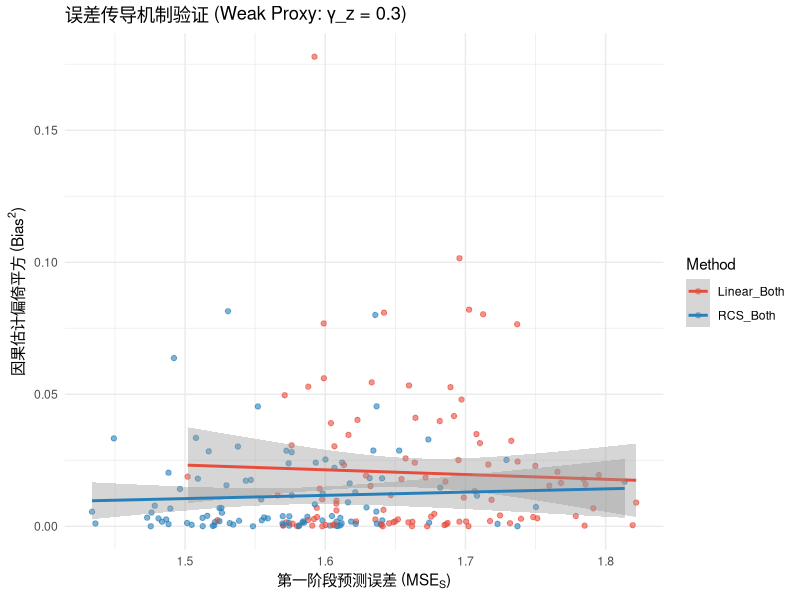

Write R code to recreate this figure.
# ==============================================================================
# 回归型近端因果推断 (PCI) 模拟研究脚本 (机制验证与严谨性升级版)
# ==============================================================================

library(dplyr)
library(parallel)
library(splines)   
library(sandwich)  
library(lmtest)    
library(ggplot2)   # 引入画图包用于机制验证

# ------------------------------------------------------------------------------
# 1. 数据生成机制 (严格控制 A 的生成为线性)
# ------------------------------------------------------------------------------
generate_master_data <- function(n = 1000, scenario = "1_NonLinear", 
                                 gamma_z = 1.5, gamma_w = 1.5) {
  X1 <- rnorm(n, 0, 1)
  X2 <- rnorm(n, 0, 1)
  X3 <- rbinom(n, 1, 0.5)
  U  <- rnorm(n, 0, 1)
  beta_true <- 2.0
  
  Z <- gamma_z * U + 0.1*X1 + 0.1*X2 - 0.1*X3 + rnorm(n, 0, 0.5)
  
  # 【修复 1】: 强制 A 的生成在所有场景下均为线性，彻底剥离 X->A 的错设干扰
  prob_A <- plogis(-1.5 + 0.5*U + 0.4*X1 - 0.2*X2 + 0.5*X3)
  A <- rbinom(n, 1, prob_A)
  
  if (scenario == "0_Linear") {
    W_clean <- gamma_w*U + 0.2*X1 + 0.2*X2 - 0.2*X3
    y_noA   <- 1.5*U + 0.8*X1 + 0.5*X2 + 0.5*X3
  } else if (scenario == "1_NonLinear") {
    # 非线性仅存在于 X->W 和 X->Y
    W_clean <- gamma_w*U + 0.5*sin(1.5*X1) + 0.2*X2 - 0.2*X3
    y_noA   <- 1.5*U + 2.0*cos(1.5*X1) + 0.5*X2 + 0.5*X3
  } 
  
  Y <- beta_true * A + y_noA + rnorm(n, 0, 1)
  W <- W_clean + rnorm(n, 0, 0.5)
  
  return(data.frame(Y=Y, A=A, Z=Z, W=W, X1=X1, X2=X2, X3=X3, W_clean=W_clean, U=U))
}

# ------------------------------------------------------------------------------
# 2. 估计器实现 (包含混合错设与敏感性分析)
# ------------------------------------------------------------------------------

est_oracle <- function(df, sc) {
  if (sc == "0_Linear") {
    f2 <- lm(Y ~ A + U + X1 + X2 + X3, data = df)
  } else if (sc == "1_NonLinear") {
    f2 <- lm(Y ~ A + U + cos(1.5*X1) + X2 + X3, data = df)
  }
  c(est = unname(coef(f2)["A"]), mse_s = 0)
}

# 【修复 2】: 拆解第一阶段与第二阶段的错设矩阵
est_hybrid <- function(df, model_s1 = "Linear", model_s2 = "Linear") {
  
  # 第一阶段: 预测 W
  if(model_s1 == "Linear") {
    f1 <- lm(W ~ A + Z + X1 + X2 + X3, data = df)
  } else if(model_s1 == "RCS") {
    f1 <- lm(W ~ A + Z + ns(X1, df=4) + ns(X2, df=4) + X3, data = df)
  }
  df$hatW <- predict(f1, newdata = df)
  mse_val <- mean((df$hatW - df$W_clean)^2)
  
  # 第二阶段: 提取因果效应 Y
  if(model_s2 == "Linear") {
    f2 <- lm(Y ~ A + hatW + X1 + X2 + X3, data = df)
  } else if(model_s2 == "RCS") {
    f2 <- lm(Y ~ A + hatW + ns(X1, df=4) + ns(X2, df=4) + X3, data = df)
  }
  
  c(est = unname(coef(f2)["A"]), mse_s = mse_val)
}

# 【修复 4】: Poly 多项式的敏感性分析 (支持动态传入 degree)
est_poly <- function(df, degree = 3) {
  f1 <- lm(W ~ A + Z + poly(X1, degree) + poly(X2, degree) + X3, data = df)
  df$hatW <- predict(f1, newdata = df)
  f2 <- lm(Y ~ A + hatW + poly(X1, degree) + poly(X2, degree) + X3, data = df)
  c(est = unname(coef(f2)["A"]), mse_s = mean((df$hatW - df$W_clean)^2))
}

# ------------------------------------------------------------------------------
# 3. 核心执行逻辑
# ------------------------------------------------------------------------------
run_one <- function(n, sc, method_name, gamma_z, gamma_w) {
  df <- generate_master_data(n, sc, gamma_z, gamma_w)
  
  res_tmp <- switch(method_name,
                    "Oracle"           = est_oracle(df, sc),
                    "Linear_Both"      = est_hybrid(df, "Linear", "Linear"),
                    "Linear_S1_RCS_S2" = est_hybrid(df, "Linear", "RCS"),
                    "RCS_S1_Linear_S2" = est_hybrid(df, "RCS", "Linear"),
                    "RCS_Both"         = est_hybrid(df, "RCS", "RCS"),
                    "Poly_d2"          = est_poly(df, degree = 2),
                    "Poly_d3"          = est_poly(df, degree = 3),
                    "Poly_d4"          = est_poly(df, degree = 4))
  
  return(data.frame(Method = method_name, Est = unname(res_tmp["est"]), 
                    MSE_S = unname(res_tmp["mse_s"]), 
                    gamma_z = gamma_z, gamma_w = gamma_w))
}

# 安全计算回归斜率和 P 值的辅助函数
safe_lm_slope <- function(y, x) { if(var(x) == 0) return(NA_real_) else return(coef(lm(y ~ x))[2]) }
safe_lm_pval  <- function(y, x) { if(var(x) == 0) return(NA_real_) else return(summary(lm(y ~ x))$coefficients[2,4]) }

run_full_simulation <- function(n_sim = 100, n = 1000, scenario = "1_NonLinear") {
  
  methods <- c("Oracle", "Linear_Both", "Linear_S1_RCS_S2", "RCS_S1_Linear_S2", "RCS_Both", 
               "Poly_d2", "Poly_d3", "Poly_d4")
  gamma_grid <- expand.grid(gamma_z = c(0.3, 1.5), gamma_w = c(1.5)) 
  
  results <- mclapply(1:n_sim, function(i) {
    set.seed(i + 2026)
    iter_res <- list()
    for(m in methods) {
      for(j in 1:nrow(gamma_grid)) {
        res <- run_one(n, scenario, m, gamma_grid$gamma_z[j], gamma_grid$gamma_w[j])
        iter_res[[length(iter_res)+1]] <- res
      }
    }
    bind_rows(iter_res)
  }, mc.cores = 1) 
  
  raw_data <- bind_rows(results) %>% mutate(Bias_sq = (Est - 2.0)^2)
  
  final_tab <- raw_data %>%
    group_by(Method, gamma_z, gamma_w) %>%
    summarise(
      Mean_Est = mean(Est),
      Abs_Bias = abs(mean(Est - 2.0)),
      RMSE = sqrt(mean(Bias_sq)),
      Mean_MSE_S = mean(MSE_S),
      # 【修复 3】: 引入线性回归的 Slope 和 P-value 进行机制验证
      Mech_Corr = ifelse(Method == "Oracle", NA_real_, cor(Bias_sq, MSE_S)),
      Mech_Slope= ifelse(Method == "Oracle", NA_real_, safe_lm_slope(Bias_sq, MSE_S)),
      Mech_Pval = ifelse(Method == "Oracle", NA_real_, safe_lm_pval(Bias_sq, MSE_S)),
      .groups = "drop"
    ) %>%
    arrange(gamma_z, RMSE)
  
  # 返回一个 List，包含汇总表和用于画散点图的原始数据
  return(list(Summary = final_tab, RawData = raw_data))
}

# ------------------------------------------------------------------------------
# 4. 运行验证与发表级机制作图 (ggplot2)
# ------------------------------------------------------------------------------
cat("运行核心机制测试 (100次模拟大约需 5 秒)...\n")
sim_output <- run_full_simulation(n_sim = 100, n = 1000, scenario = "1_NonLinear")

# 查看汇总表（包含 Slope 和 P-value）
print(sim_output$Summary)

# 【修复 3】：绘制机制验证散点图 (以 Linear_Both 和 RCS_Both 为例)
# 该图将直接揭示：第一阶段预测误差如何放大第二阶段的偏倚平方
plot_data <- sim_output$RawData %>% 
  filter(Method %in% c("Linear_Both", "RCS_Both"), gamma_z == 0.3) # 挑选弱代理下最能说明问题的两组

mech_plot <- ggplot(plot_data, aes(x = MSE_S, y = Bias_sq, color = Method)) +
  geom_point(alpha = 0.6) +
  geom_smooth(method = "lm", se = TRUE, formula = y ~ x) +
  labs(title = "误差传导机制验证 (Weak Proxy: γ_z = 0.3)",
       x = bquote("第一阶段预测误差 (" * MSE[S] * ")"),
       y = bquote("因果估计偏倚平方 (" * Bias^2 * ")")) +
  theme_minimal() +
  scale_color_manual(values = c("Linear_Both" = "#e74c3c", "RCS_Both" = "#2980b9"))

# print(mech_plot) # 运行此行即可看到精美的机制验证散点图
